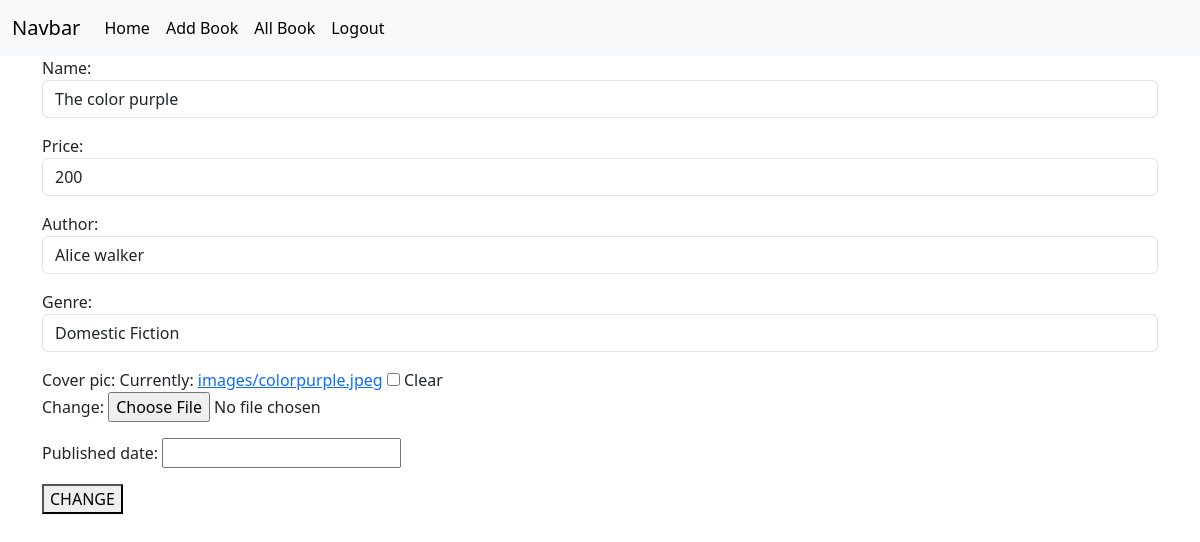
Screenshot of /books/5/change (signed in) with the database file from the repository.
### myappmodels/models.py (models this page shows, shortened)
class Books(models.Model):
    name=models.CharField(max_length=200)
    price=models.PositiveIntegerField()
    author=models.CharField(max_length=200)
    genre=models.CharField(max_length=200)
    cover_pic=models.ImageField(upload_to="images",null=True,blank=True)
    Published_date=models.DateField(null=True,blank=True)

### myappmodels/views.py (the view, shortened to what this page needs)
# urls.py: path('books/<int:pk>/change',views.BookUpdateView.as_view(),name="book-edit"),
@method_decorator(signin_required,name="dispatch")
class BookUpdateView(View):
    def get(self,request,*args,**kwargs):
        id=kwargs.get("pk")
        obj=Books.objects.get(id=id)
        form=BookModelForm(instance=obj)
        return render(request,"book_edit.html",{"form":form})

### myappmodels/forms.py
class BookModelForm(forms.ModelForm):
    class Meta:
        model=Books
        fields="__all__"

### myappmodels/views.py (called while the page is built)
def signin_required(fn):
    def wrapper(request,*args,**kwargs):
        if not request.user.is_authenticated:
            messages.error(request,"invalid session")
            return redirect("signin")
        else:
            return fn(request,*args,**kwargs)
    return wrapper

### myappmodels/templates/book_edit.html (shortened to what this page needs)
{%extends 'base.html'%}
{%block body_block%}
<div class="container">
    <form action="" method="post" enctype="multipart/form-data">
        {{form.as_p}}
        <button type="submit">CHANGE</button>
    </form>
</div>
{%endblock%}

### rows the page displays
Books: name "The color purple", price "200", author "Alice walker", genre "Domestic Fiction"
